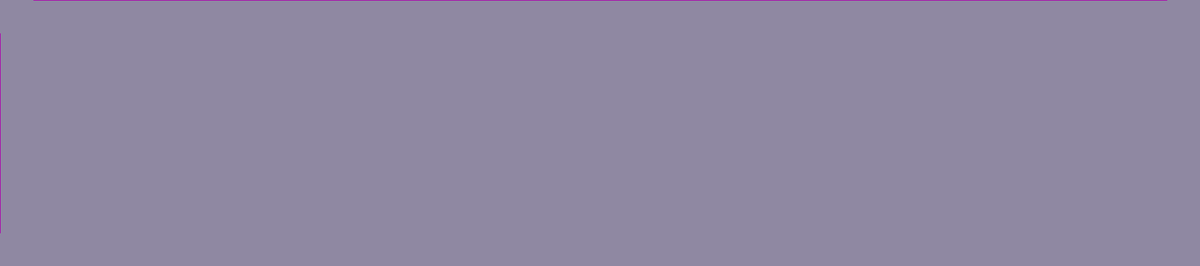
Frame 1 (no input)
Frame 60 (the mouse pressed at the canvas centre just before this capture): identical to frame 1, image omitted
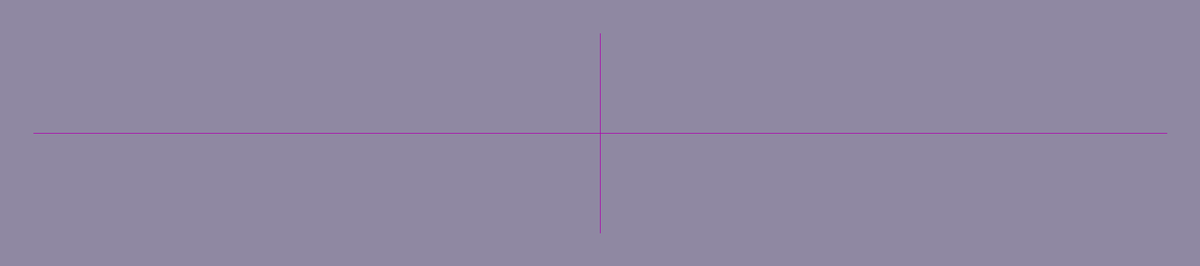
Frame 120 (the mouse held since frame 60 and released just before this capture)

The Processing sketch that drew these frames (run headless with seeded random() and noise(); from frame 60 on, the mouse is pressed at the canvas centre):

// Processing sketch: exer3_vertical_and_horizontal_movement
// ── exer3_vertical_and_horizontal_movement.pde
void setup(){
  size(1800, 400);
}

void draw() {
  background(143, 136, 162);
  stroke(172, 5, 173);
  line(50, mouseY, width-50, pmouseY);
  line(mouseX, 50, pmouseX, height-50);
  //print(mouseX);
  //println(mouseX);
  println("mouseX: " + mouseX);
}
